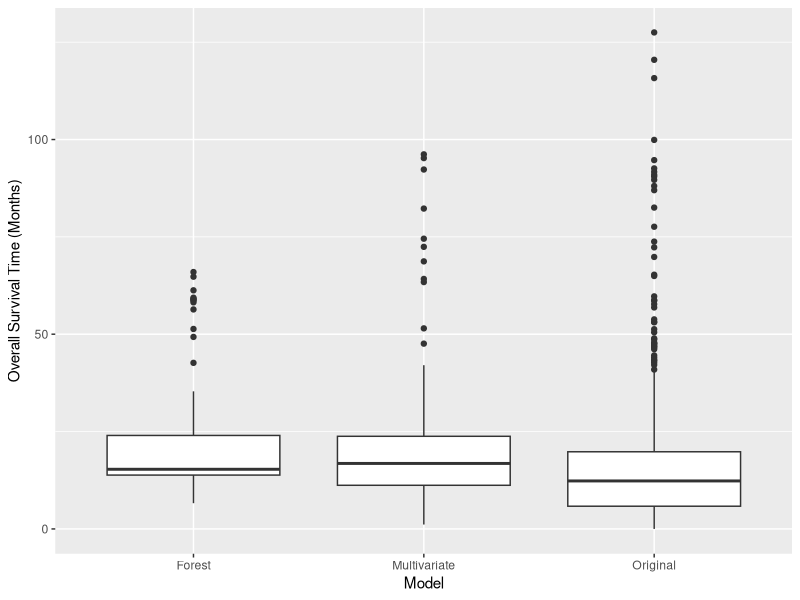

Reproduce this figure in R.
library(ggplot2)
# Basic box plot

setwd("/Users/johnlin/github/gbm_ml/")

gbm_data <- read.csv("final_predictions.csv")

plot_1 <- ggplot(data = gbm_data, mapping = aes(x = Model, y = Months))
plot_1 + geom_boxplot() + labs(y="Overall Survival Time (Months)")


# mse_data <- read.csv("final_mse.csv")

# plot_2 <- ggplot(data = mse_data, mapping = aes(x = Model, y = MSE))
# plot_2 + geom_boxplot() + labs(y="Modern Standard Error (MSE)")
